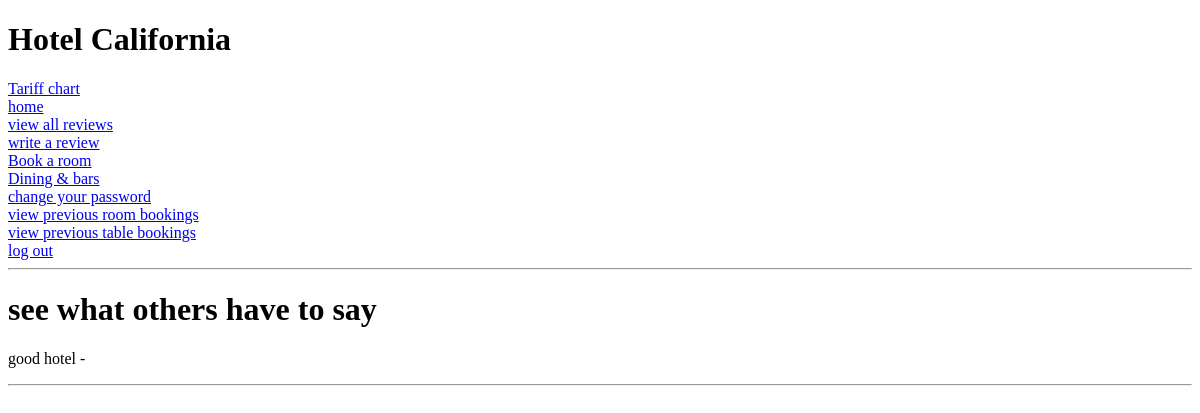
The page /review/ (signed in) on the database as committed earlier.
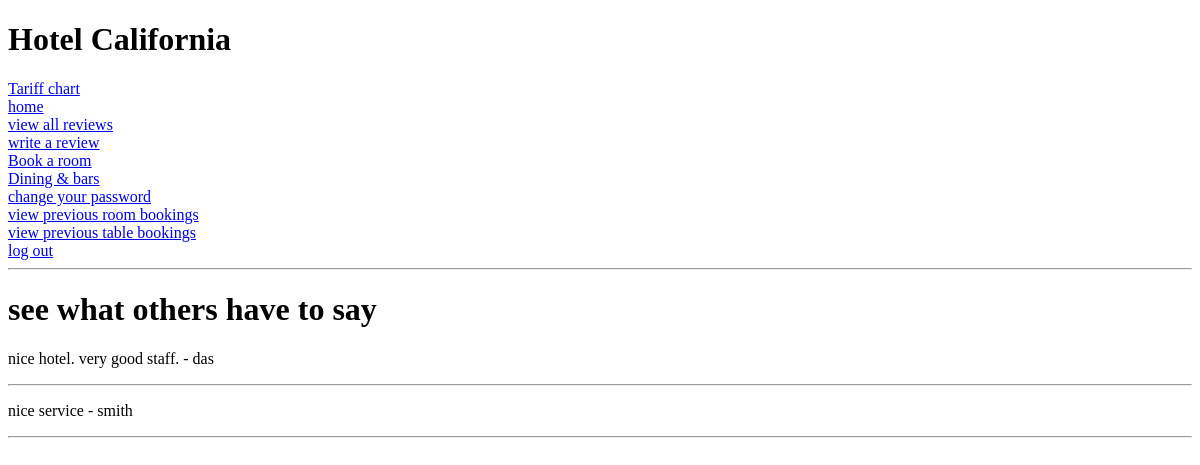
The same page on the database as committed later.
### review/models.py (models this page shows, shortened)
class Review(models.Model):
    user = models.ForeignKey(User, on_delete = models.CASCADE)
    name = models.TextField(max_length = 100, default = "")
    body = models.TextField()

### review/views.py (the view)
# urls.py: path('', include('review.urls')),
@login_required
def review(request):
    allreviews = Review.objects.all()
    context = {
        'allreviews' : allreviews
    }
    return render(request, 'review.html', context)

### templates/review.html (shortened to what this page needs)
{% extends 'base.html' %}
{% block content %}
<h1>see what others have to say</h1>
{% for review in allreviews %}
    <p>{{ review.body }} - {{ review.name }}</p>
    <hr>
{% endfor %}
{% endblock %}

Rows that differ between the two databases and show on the page:
removed Review: body "good hotel"
added Review: body "nice hotel. very good staff.", name "das"
added Review: body "nice service", name "smith"
